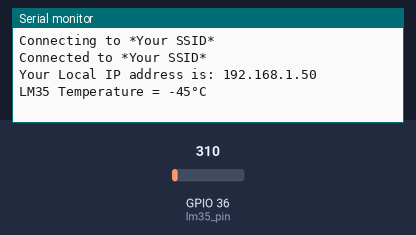
This sketch was run on a simulated ESP32. On the bench: the last lines printed to the serial monitor. The test bench sets the inputs (shaded band); at power-on: GPIO 36 (lm35_pin) = 310. WiFi joins after 1.5 s; servers stay silent unless stated.

Above: at 3.7 s.
3.8 s: GPIO 36 (lm35_pin) set to 372
At 3.8 s:
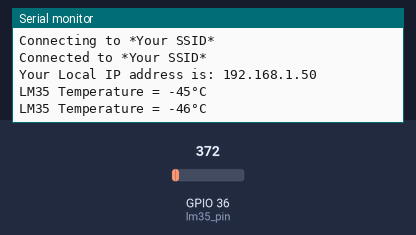
5.3 s: GPIO 36 (lm35_pin) set to 434
At 6.3 s:
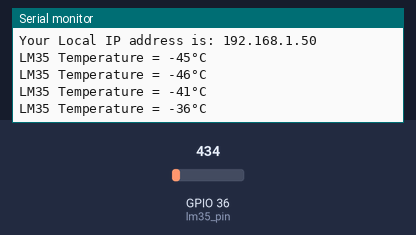
Timing chart, 0 to 8.3 s (numbered marks = the images above; inputs shaded):
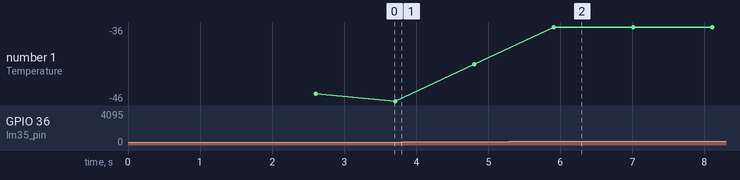

The sketch:

temp.ino
```cpp
/*
  ESP32 LM35 temperature Sensor Code
  http:://www.electronicwings.com
*/
#include <WiFi.h>
#include <WebServer.h>
#include "html.h"

WebServer server(80);

#define vRef 3.30
#define ADC_Resolution 4095
#define LM35_Per_Degree_Volt 0.01
#define Zero_Deg_ADC_Value 879.00

const int lm35_pin = A0;                /* Connect LM35 out pin to A0 of ESP32*/
float _temperature, temp_val, ADC_Per_Degree_Val;
int temp_adc_val;

const char* ssid = "*Your SSID*";         /*Enter Your SSID*/
const char* password = "*Your Password*"; /*Enter Your Password*/

void MainPage() {
  String _html_page = html_page;              /*Read The HTML Page*/
  server.send(200, "text/html", _html_page);  /*Send the code to the web server*/
}

void Temp() {
  String TempValue = String(temp_adc_val);    //Convert it into string
  server.send(200, "text/plane", TempValue);  //Send updated temperature value to the web server
}

void setup(void){
  Serial.begin(115200);               /*Set the baudrate to 115200*/
  WiFi.mode(WIFI_STA);                /*Set the WiFi in STA Mode*/
  WiFi.begin(ssid, password);
  Serial.print("Connecting to ");
  Serial.println(ssid);
  delay(1000);                       /*Wait for 1000mS*/
  while(WiFi.waitForConnectResult() != WL_CONNECTED){Serial.print(".");}
  Serial.print("Connected to ");
  Serial.println(ssid);
  Serial.print("Your Local IP address is: ");
  Serial.println(WiFi.localIP());     /*Print the Local IP*/

  server.on("/", MainPage);           /*Display the Web/HTML Page*/
  server.on("/readTemp", Temp);       /*Display the updated Temperature and Humidity value*/
  server.begin();                     /*Start Server*/
  delay(1000);                        /*Wait for 1000mS*/
  ADC_Per_Degree_Val = (ADC_Resolution/vRef)*LM35_Per_Degree_Volt;
}

void loop(void){
  for (int i = 0; i < 10; i++) {
    temp_adc_val += analogRead(lm35_pin);  /* Read ADC value */
    delay(10);
  }
  temp_adc_val = temp_adc_val/10.0;
  temp_adc_val = temp_adc_val - Zero_Deg_ADC_Value;
 temp_adc_val=(temp_adc_val/ADC_Per_Degree_Val);

  server.handleClient();
  Serial.print("LM35 Temperature = ");
  Serial.print(temp_adc_val);           /* Print Temperature on the serial window */
  Serial.print("°C\n");
  delay(1000);                          /* Wait for 1000mS */
}
```

html.h
```cpp
/*
  ESP32 HTML WebServer Page Code
  http:://www.electronicwings.com
*/

const char html_page[] PROGMEM = R"rawSrting(
<!DOCTYPE html>
<html>
  <style>
    body {font-family: sans-serif;}
    h1 {text-align: center; font-size: 30px;}
    p {text-align: center; color: #4CAF50; font-size: 40px;}
  </style>

<body>
  <h1>LM35 Temperature Monitoring</h1><br>
  <p>Temperature:<span id="TempValue">0</span>&degC</p><br>

  <script>
    setInterval(function() {
      var xhttp = new XMLHttpRequest();
      xhttp.onreadystatechange = function() {
        if (this.readyState == 4 && this.status == 200) {
         document.getElementById("TempValue").innerHTML = this.responseText;
        }
      };
      xhttp.open("GET", "readTemp", true);
      xhttp.send();
    },50);
  </script>
</body>
</html>
)rawSrting";
```

Measured:
- after the input at 5.3 s, the serial monitor: prints a new line after 0.61 s (image 2)
- plotted number 1: -46 → -41 after the input at 3.8 s, -41 → -36 after the input at 5.3 s
